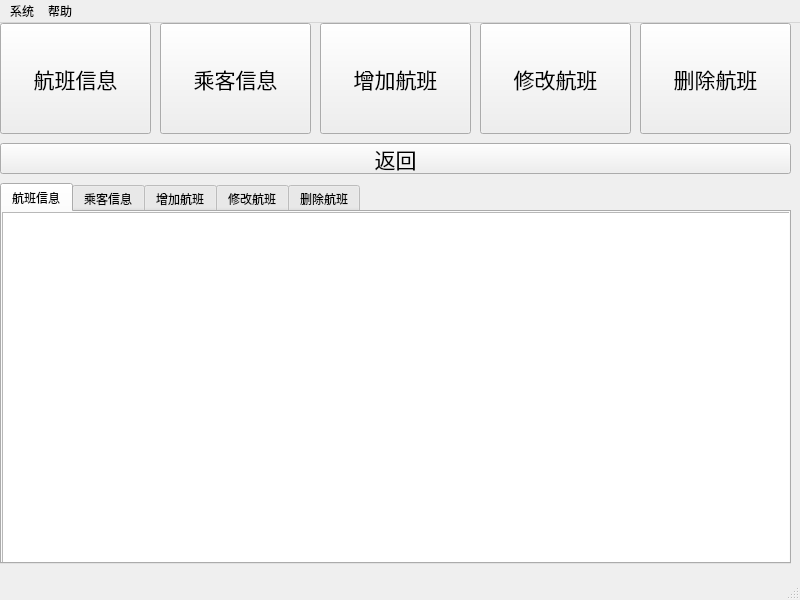
<?xml version="1.0" encoding="UTF-8"?>
<ui version="4.0">
 <class>admin</class>
 <widget class="QMainWindow" name="admin">
  <property name="geometry">
   <rect>
    <x>0</x>
    <y>0</y>
    <width>800</width>
    <height>600</height>
   </rect>
  </property>
  <property name="windowTitle">
   <string>飞机票管理系统</string>
  </property>
  <widget class="QWidget" name="centralwidget">
   <widget class="QPushButton" name="plShow">
    <property name="geometry">
     <rect>
      <x>0</x>
      <y>0</y>
      <width>151</width>
      <height>111</height>
     </rect>
    </property>
    <property name="font">
     <font>
      <family>方正字迹-兰梓蓑笠翁体 简</family>
      <pointsize>16</pointsize>
     </font>
    </property>
    <property name="text">
     <string>航班信息</string>
    </property>
   </widget>
   <widget class="QPushButton" name="paShow">
    <property name="geometry">
     <rect>
      <x>160</x>
      <y>0</y>
      <width>151</width>
      <height>111</height>
     </rect>
    </property>
    <property name="font">
     <font>
      <family>方正字迹-兰梓蓑笠翁体 简</family>
      <pointsize>16</pointsize>
     </font>
    </property>
    <property name="text">
     <string>乘客信息</string>
    </property>
   </widget>
   <widget class="QPushButton" name="plPlus">
    <property name="geometry">
     <rect>
      <x>320</x>
      <y>0</y>
      <width>151</width>
      <height>111</height>
     </rect>
    </property>
    <property name="font">
     <font>
      <family>方正字迹-兰梓蓑笠翁体 简</family>
      <pointsize>16</pointsize>
     </font>
    </property>
    <property name="text">
     <string>增加航班</string>
    </property>
   </widget>
   <widget class="QPushButton" name="plUpdate">
    <property name="geometry">
     <rect>
      <x>480</x>
      <y>0</y>
      <width>151</width>
      <height>111</height>
     </rect>
    </property>
    <property name="font">
     <font>
      <family>方正字迹-兰梓蓑笠翁体 简</family>
      <pointsize>16</pointsize>
     </font>
    </property>
    <property name="text">
     <string>修改航班</string>
    </property>
   </widget>
   <widget class="QPushButton" name="plDelete">
    <property name="geometry">
     <rect>
      <x>640</x>
      <y>0</y>
      <width>151</width>
      <height>111</height>
     </rect>
    </property>
    <property name="font">
     <font>
      <family>方正字迹-兰梓蓑笠翁体 简</family>
      <pointsize>16</pointsize>
     </font>
    </property>
    <property name="text">
     <string>删除航班</string>
    </property>
   </widget>
   <widget class="QPushButton" name="back_Choose">
    <property name="geometry">
     <rect>
      <x>0</x>
      <y>120</y>
      <width>791</width>
      <height>31</height>
     </rect>
    </property>
    <property name="font">
     <font>
      <family>方正字迹-兰梓蓑笠翁体 简</family>
      <pointsize>16</pointsize>
     </font>
    </property>
    <property name="text">
     <string>返回</string>
    </property>
   </widget>
   <widget class="QTabWidget" name="tabWidget">
    <property name="geometry">
     <rect>
      <x>0</x>
      <y>160</y>
      <width>791</width>
      <height>381</height>
     </rect>
    </property>
    <property name="font">
     <font>
      <family>方正字迹-兰梓蓑笠翁体 简</family>
     </font>
    </property>
    <property name="currentIndex">
     <number>0</number>
    </property>
    <widget class="QWidget" name="plMess">
     <attribute name="title">
      <string>航班信息</string>
     </attribute>
     <widget class="QTableView" name="plAll">
      <property name="geometry">
       <rect>
        <x>0</x>
        <y>0</y>
        <width>791</width>
        <height>351</height>
       </rect>
      </property>
     </widget>
    </widget>
    <widget class="QWidget" name="paMess">
     <attribute name="title">
      <string>乘客信息</string>
     </attribute>
     <widget class="QTableView" name="paall">
      <property name="geometry">
       <rect>
        <x>0</x>
        <y>0</y>
        <width>791</width>
        <height>361</height>
       </rect>
      </property>
     </widget>
    </widget>
    <widget class="QWidget" name="plPlus_2">
     <attribute name="title">
      <string>增加航班</string>
     </attribute>
     <widget class="QLabel" name="label">
      <property name="geometry">
       <rect>
        <x>160</x>
        <y>40</y>
        <width>59</width>
        <height>33</height>
       </rect>
      </property>
      <property name="font">
       <font>
        <family>方正字迹-兰梓蓑笠翁体 简</family>
        <pointsize>10</pointsize>
       </font>
      </property>
      <property name="text">
       <string>航班号 :</string>
      </property>
     </widget>
     <widget class="QLabel" name="label_2">
      <property name="geometry">
       <rect>
        <x>160</x>
        <y>80</y>
        <width>76</width>
        <height>33</height>
       </rect>
      </property>
      <property name="font">
       <font>
        <family>方正字迹-兰梓蓑笠翁体 简</family>
        <pointsize>10</pointsize>
       </font>
      </property>
      <property name="text">
       <string>飞机编号 :</string>
      </property>
     </widget>
     <widget class="QLabel" name="label_3">
      <property name="geometry">
       <rect>
        <x>160</x>
        <y>120</y>
        <width>59</width>
        <height>33</height>
       </rect>
      </property>
      <property name="font">
       <font>
        <family>方正字迹-兰梓蓑笠翁体 简</family>
        <pointsize>10</pointsize>
       </font>
      </property>
      <property name="text">
       <string>起始站 :</string>
      </property>
     </widget>
     <widget class="QLabel" name="label_4">
      <property name="geometry">
       <rect>
        <x>160</x>
        <y>160</y>
        <width>59</width>
        <height>33</height>
       </rect>
      </property>
      <property name="font">
       <font>
        <family>方正字迹-兰梓蓑笠翁体 简</family>
        <pointsize>10</pointsize>
       </font>
      </property>
      <property name="text">
       <string>终点站 :</string>
      </property>
     </widget>
     <widget class="QLabel" name="label_5">
      <property name="geometry">
       <rect>
        <x>160</x>
        <y>200</y>
        <width>38</width>
        <height>33</height>
       </rect>
      </property>
      <property name="font">
       <font>
        <family>方正字迹-兰梓蓑笠翁体 简</family>
        <pointsize>10</pointsize>
       </font>
      </property>
      <property name="text">
       <string>星期:</string>
      </property>
     </widget>
     <widget class="QLabel" name="label_6">
      <property name="geometry">
       <rect>
        <x>160</x>
        <y>280</y>
        <width>55</width>
        <height>33</height>
       </rect>
      </property>
      <property name="font">
       <font>
        <family>方正字迹-兰梓蓑笠翁体 简</family>
        <pointsize>10</pointsize>
       </font>
      </property>
      <property name="text">
       <string>载客量:</string>
      </property>
     </widget>
     <widget class="QLabel" name="label_7">
      <property name="geometry">
       <rect>
        <x>160</x>
        <y>240</y>
        <width>61</width>
        <height>33</height>
       </rect>
      </property>
      <property name="font">
       <font>
        <family>方正字迹-兰梓蓑笠翁体 简</family>
        <pointsize>10</pointsize>
       </font>
      </property>
      <property name="text">
       <string>余票量:</string>
      </property>
     </widget>
     <widget class="QLineEdit" name="airnumLine">
      <property name="geometry">
       <rect>
        <x>250</x>
        <y>50</y>
        <width>211</width>
        <height>21</height>
       </rect>
      </property>
      <property name="placeholderText">
       <string>请输入航班号[AIRNUM]</string>
      </property>
      <property name="clearButtonEnabled">
       <bool>true</bool>
      </property>
     </widget>
     <widget class="QLineEdit" name="planeLine">
      <property name="geometry">
       <rect>
        <x>250</x>
        <y>90</y>
        <width>211</width>
        <height>21</height>
       </rect>
      </property>
      <property name="placeholderText">
       <string>请输入飞机编号[PLANENUM]</string>
      </property>
      <property name="clearButtonEnabled">
       <bool>true</bool>
      </property>
     </widget>
     <widget class="QLineEdit" name="startLine">
      <property name="geometry">
       <rect>
        <x>250</x>
        <y>130</y>
        <width>211</width>
        <height>21</height>
       </rect>
      </property>
      <property name="placeholderText">
       <string>请输入起始站[START]</string>
      </property>
      <property name="clearButtonEnabled">
       <bool>true</bool>
      </property>
     </widget>
     <widget class="QLineEdit" name="finalLine">
      <property name="geometry">
       <rect>
        <x>250</x>
        <y>170</y>
        <width>211</width>
        <height>21</height>
       </rect>
      </property>
      <property name="placeholderText">
       <string>请输入终点站[FINAL]</string>
      </property>
      <property name="clearButtonEnabled">
       <bool>true</bool>
      </property>
     </widget>
     <widget class="QLineEdit" name="dayLine">
      <property name="geometry">
       <rect>
        <x>250</x>
        <y>210</y>
        <width>211</width>
        <height>21</height>
       </rect>
      </property>
      <property name="placeholderText">
       <string>请输入星期[DAY]</string>
      </property>
      <property name="clearButtonEnabled">
       <bool>true</bool>
      </property>
     </widget>
     <widget class="QLineEdit" name="reticketLine">
      <property name="geometry">
       <rect>
        <x>250</x>
        <y>250</y>
        <width>211</width>
        <height>21</height>
       </rect>
      </property>
      <property name="placeholderText">
       <string>请输入剩余票量[RETICKET]</string>
      </property>
      <property name="clearButtonEnabled">
       <bool>true</bool>
      </property>
     </widget>
     <widget class="QLineEdit" name="peoLine">
      <property name="geometry">
       <rect>
        <x>250</x>
        <y>290</y>
        <width>211</width>
        <height>21</height>
       </rect>
      </property>
      <property name="placeholderText">
       <string>请输入乘客量[PEOPLE]</string>
      </property>
      <property name="clearButtonEnabled">
       <bool>true</bool>
      </property>
     </widget>
     <widget class="QPushButton" name="confirm_Plus">
      <property name="geometry">
       <rect>
        <x>640</x>
        <y>280</y>
        <width>121</width>
        <height>51</height>
       </rect>
      </property>
      <property name="text">
       <string>确认</string>
      </property>
     </widget>
    </widget>
    <widget class="QWidget" name="plUpd">
     <attribute name="title">
      <string>修改航班</string>
     </attribute>
     <widget class="QLabel" name="label_8">
      <property name="geometry">
       <rect>
        <x>150</x>
        <y>50</y>
        <width>76</width>
        <height>33</height>
       </rect>
      </property>
      <property name="font">
       <font>
        <family>方正字迹-兰梓蓑笠翁体 简</family>
        <pointsize>10</pointsize>
       </font>
      </property>
      <property name="text">
       <string>修改项目 :</string>
      </property>
     </widget>
     <widget class="QLabel" name="label_11">
      <property name="geometry">
       <rect>
        <x>150</x>
        <y>130</y>
        <width>59</width>
        <height>33</height>
       </rect>
      </property>
      <property name="font">
       <font>
        <family>方正字迹-兰梓蓑笠翁体 简</family>
        <pointsize>10</pointsize>
       </font>
      </property>
      <property name="text">
       <string>值改为 :</string>
      </property>
     </widget>
     <widget class="QLabel" name="label_9">
      <property name="geometry">
       <rect>
        <x>150</x>
        <y>220</y>
        <width>110</width>
        <height>33</height>
       </rect>
      </property>
      <property name="font">
       <font>
        <family>方正字迹-兰梓蓑笠翁体 简</family>
        <pointsize>10</pointsize>
       </font>
      </property>
      <property name="text">
       <string>需修改航班号 :</string>
      </property>
     </widget>
     <widget class="QLineEdit" name="idoLine">
      <property name="geometry">
       <rect>
        <x>280</x>
        <y>50</y>
        <width>261</width>
        <height>41</height>
       </rect>
      </property>
      <property name="placeholderText">
       <string>请输入需改项目名[SIGN]</string>
      </property>
      <property name="clearButtonEnabled">
       <bool>true</bool>
      </property>
     </widget>
     <widget class="QLineEdit" name="valueLine">
      <property name="geometry">
       <rect>
        <x>280</x>
        <y>130</y>
        <width>261</width>
        <height>41</height>
       </rect>
      </property>
      <property name="placeholderText">
       <string>请输入值[VALUE]</string>
      </property>
      <property name="clearButtonEnabled">
       <bool>true</bool>
      </property>
     </widget>
     <widget class="QLineEdit" name="airnumLine2">
      <property name="geometry">
       <rect>
        <x>280</x>
        <y>220</y>
        <width>261</width>
        <height>41</height>
       </rect>
      </property>
      <property name="placeholderText">
       <string>请输入航班号[AIRNUM]</string>
      </property>
      <property name="clearButtonEnabled">
       <bool>true</bool>
      </property>
     </widget>
     <widget class="QPushButton" name="confirm_Up">
      <property name="geometry">
       <rect>
        <x>640</x>
        <y>280</y>
        <width>121</width>
        <height>51</height>
       </rect>
      </property>
      <property name="text">
       <string>确认</string>
      </property>
     </widget>
    </widget>
    <widget class="QWidget" name="plDel">
     <attribute name="title">
      <string>删除航班</string>
     </attribute>
     <widget class="QLabel" name="label_10">
      <property name="geometry">
       <rect>
        <x>220</x>
        <y>130</y>
        <width>121</width>
        <height>41</height>
       </rect>
      </property>
      <property name="font">
       <font>
        <family>方正字迹-兰梓蓑笠翁体 简</family>
        <pointsize>10</pointsize>
       </font>
      </property>
      <property name="text">
       <string>需删除航班号 :</string>
      </property>
     </widget>
     <widget class="QLineEdit" name="airnumLine3">
      <property name="geometry">
       <rect>
        <x>340</x>
        <y>130</y>
        <width>171</width>
        <height>41</height>
       </rect>
      </property>
      <property name="placeholderText">
       <string>请输入航班号[AIRNUM]</string>
      </property>
      <property name="clearButtonEnabled">
       <bool>true</bool>
      </property>
     </widget>
     <widget class="QPushButton" name="confirm_Del">
      <property name="geometry">
       <rect>
        <x>640</x>
        <y>280</y>
        <width>121</width>
        <height>51</height>
       </rect>
      </property>
      <property name="text">
       <string>确认</string>
      </property>
     </widget>
    </widget>
   </widget>
  </widget>
  <widget class="QMenuBar" name="menubar">
   <property name="geometry">
    <rect>
     <x>0</x>
     <y>0</y>
     <width>800</width>
     <height>26</height>
    </rect>
   </property>
   <widget class="QMenu" name="menu">
    <property name="title">
     <string>系统</string>
    </property>
   </widget>
   <widget class="QMenu" name="menu_2">
    <property name="title">
     <string>帮助</string>
    </property>
   </widget>
   <addaction name="menu"/>
   <addaction name="menu_2"/>
  </widget>
  <widget class="QStatusBar" name="statusbar"/>
 </widget>
 <resources/>
 <connections/>
</ui>
